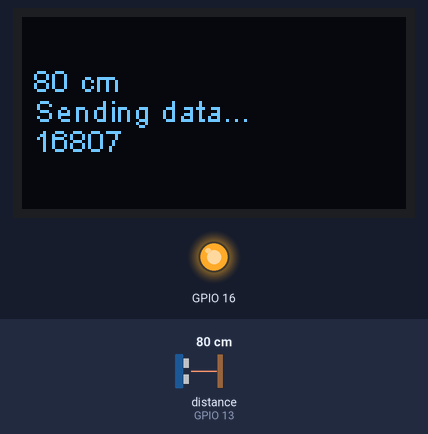
The program below on a simulated ESP32. Parts: 128×64 one-colour display, output pins drawn as LEDs (lit = HIGH). The test bench sets the inputs (shaded band); at power-on: distance to the obstacle (sensor on GPIO 13) 80 cm. The echo pulse lasts 58.3 µs per cm; WiFi joins after 1.5 s; servers stay silent unless stated; random numbers use the default seed unless the program sets one; no MQTT or app messages arrive unless stated; what the program prints to the serial monitor is not drawn.

Above: at 4.9 s.
5.0 s: distance to the obstacle (sensor on GPIO 13) set to 2 cm
At 6.8 s:
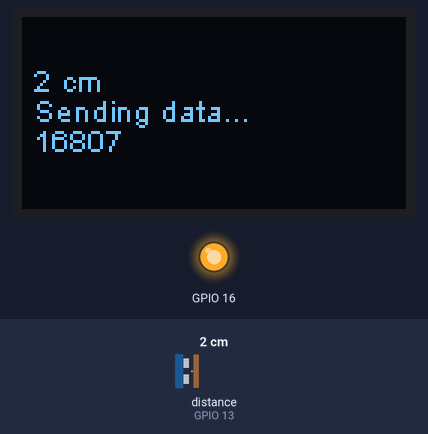
7.3 s: distance to the obstacle (sensor on GPIO 13) set to 4 cm
At 8.3 s:
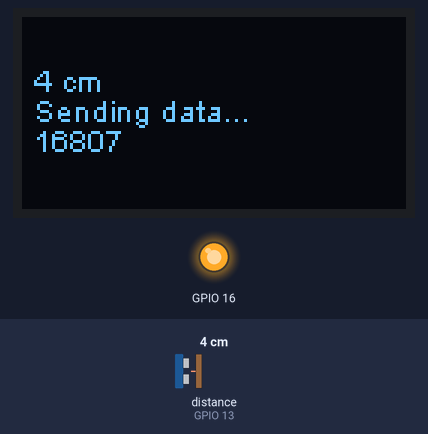
9.3 s: distance to the obstacle (sensor on GPIO 13) set to 9 cm
At 11.0 s:
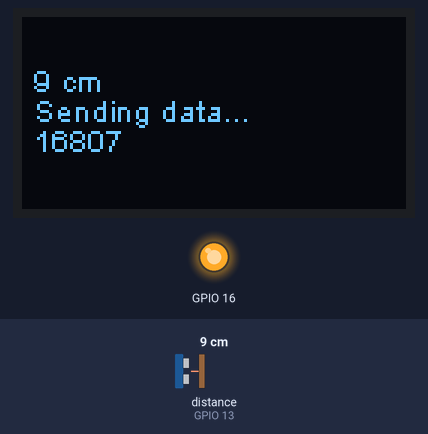
Timing chart, 0 to 12.5 s (numbered marks = the images above; inputs shaded):
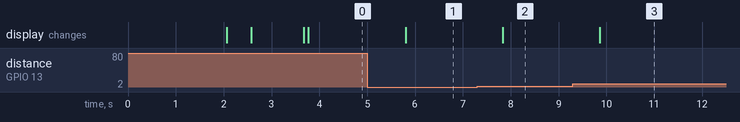

The program:

main.cpp
```cpp
#include <Wifi.h>
#include <PubSubClient.h>
#include <Ultrasonic.h>
#include <Arduino.h>
#include <Wire.h>
#include <SSD1306Wire.h>
#include <ArduinoJson.h>
#include <cstdlib>
#include <iostream>

//#include "wifi_credentials.h"
#include "config.h"

String default_topic;
 int rand_id;
JsonDocument doc; // Adjust size according to your needs

void callback(char *topic, byte *payload, unsigned int length)
{
  Serial.print("Message arrived [");
  Serial.print(topic);
  Serial.print("] ");
  for (int i = 0; i < length; i++) {
    Serial.print((char)payload[i]);
  }
  Serial.println();

}

// Display
SSD1306Wire display(0x3c, 4, 15);

// WiFi
const char *ssid = WIFI_SSID;
const char *password = WIFI_PASSWORD;
WiFiClient espClient;

void wifi_setup()
{
  WiFi.mode(WIFI_STA);
  WiFi.begin(ssid, password);
  while (WiFi.status() != WL_CONNECTED)
  {
    delay(500);
    Serial.println("Connecting to WiFi..");
    display.clear();
    display.drawString(4, 25, "Connecting to WiFi..");
    display.display();
  }
  Serial.println("Connected to the Wi-Fi network");
  display.clear();
  display.drawString(4, 25, "Connected to the Wi-Fi network");
  display.display();
}

// MQTT Broker
//const char *mqtt_broker_ip = "192.168.178.71";

const char *mqtt_broker_ip = MQTT_BROKER_IP; //"192.168.0.37"; // 192.168.137.1
const char *topic = MQTT_TOPIC;
const int mqtt_port = MQTT_PORT;
PubSubClient client(espClient);

void mqtt_setup()
{
  client.setServer(mqtt_broker_ip, mqtt_port);
  client.setCallback(callback);
  while (!client.connected())
  {
    String client_id = "esp32-client-";
    client_id += String(WiFi.macAddress());
    Serial.printf("The Client %s connects to a MQTT Broker\n", client_id.c_str());
    display.clear();
    display.drawString(4, 25, "The Client " + String(client_id) + "connects to a MQTT Broker\n");
    display.display();
    if (client.connect(client_id.c_str()))
    {
      Serial.println("MQTT Broker connected");
      display.clear();
      display.drawString(4, 25, "MQTT Broker connected");
      display.display();
    }
    else
    {
      Serial.print("failed with state ");
      Serial.print(client.state());
      display.clear();
      display.drawString(4, 25, "failed with state " + String(client.state()));
      display.display();
      delay(2000);
    }
  }
}

// Ultrasonic
const int TRIG_PIN = 12; // HC-SR04 Trig pin
const int ECHO_PIN = 13; // HC-SR04 Echo pin
Ultrasonic ultrasonic(TRIG_PIN, ECHO_PIN);

void display_setup()
{
  pinMode(16, OUTPUT);
  digitalWrite(16, LOW);
  delay(50);
  digitalWrite(16, HIGH);
  display.init();
  display.flipScreenVertically();
  display.setFont(ArialMT_Plain_10);
  display.setTextAlignment(TEXT_ALIGN_LEFT);
}

void setup()
{
  Serial.begin(9600);
  delay(2000); // Add a delay to ensure the serial terminal is ready

  display_setup();
  wifi_setup();
  mqtt_setup();

  rand_id = std::rand();
  doc["id"] = rand_id;
  default_topic = "mdma/" + String(rand_id);

  Serial.println("Setup complete");
}

void loop()
{
  client.loop();

  int distance = ultrasonic.read(CM);
  if (distance == 0) {
    Serial.println("Ultrasonic sensor error");
  }

  doc["data"] = distance;
  String jsonString;
  serializeJson(doc, jsonString);

  if (client.connected()) {
    if (client.publish(default_topic.c_str(), jsonString.c_str())) {
      Serial.println("Published data successfully");
      Serial.println(jsonString.c_str());
    } else {
      Serial.println("Failed to publish data");
    }
  } else {
    Serial.println("MQTT client not connected");
  }

  display.clear();
  display.drawString(4, 15, String(distance) + " cm");
  display.drawString(4, 25, client.connected() ? "Sending data..." : "Stopped sending data");
  display.drawString(4, 35, String(rand_id));
  display.display();

  delay(1000);
}
```

config.h
```cpp
#ifndef CONFIG_H
#define CONFIG_H

#define WIFI_SSID "LAPTOP-Julez"
#define WIFI_PASSWORD "1Jamoin2"
#define MQTT_BROKER_IP "192.168.0.37"
#define MQTT_PORT 1883
#define MQTT_TOPIC "mdma"

#endif
```

Measured:
- after the input at 5.0 s, the display: changes after 0.80 s (image 1)
- after the input at 7.3 s, the display: changes after 0.53 s (image 2)
- after the input at 9.3 s, the display: changes after 0.56 s (image 3)
